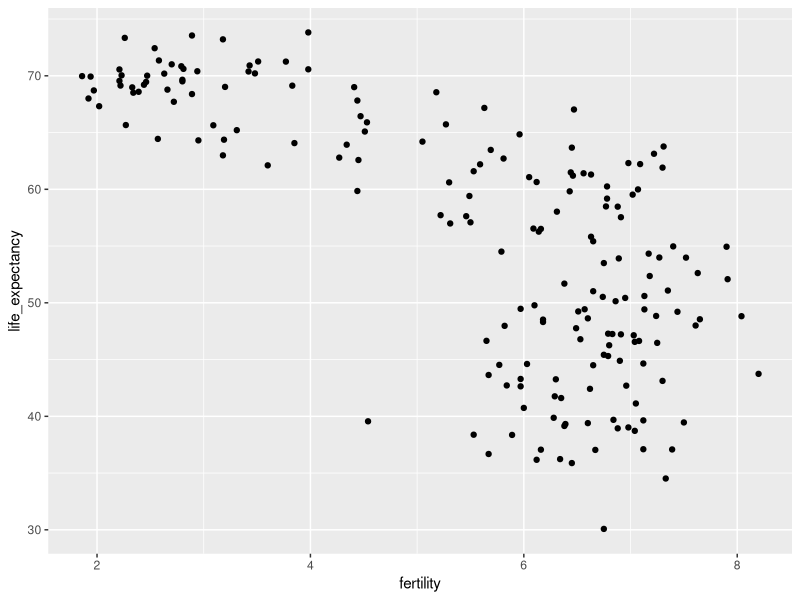
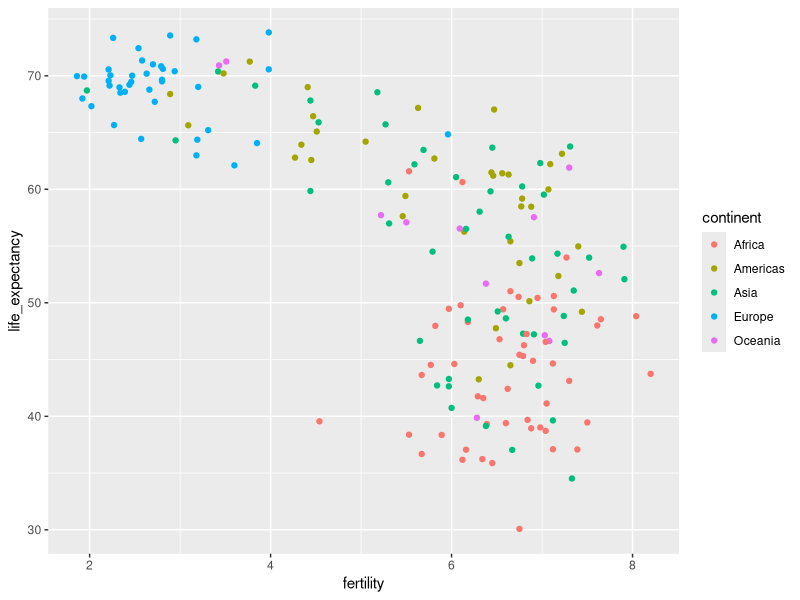
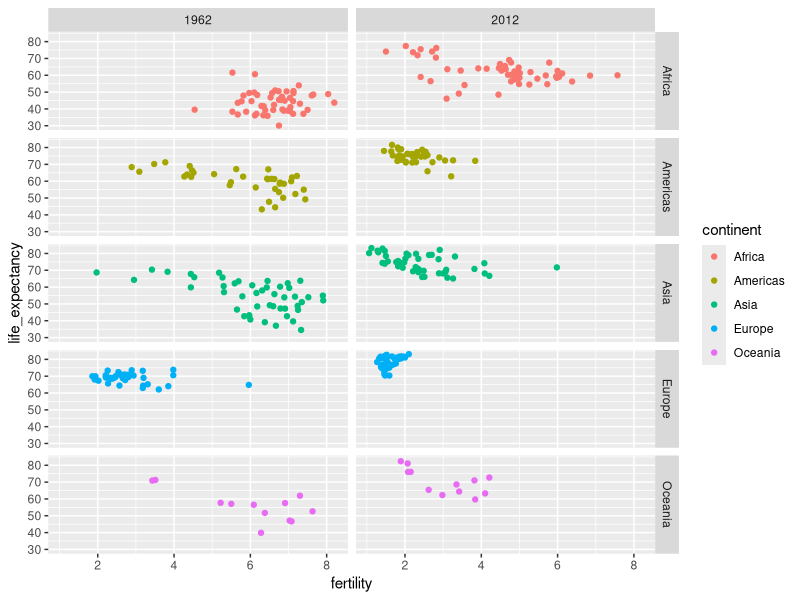
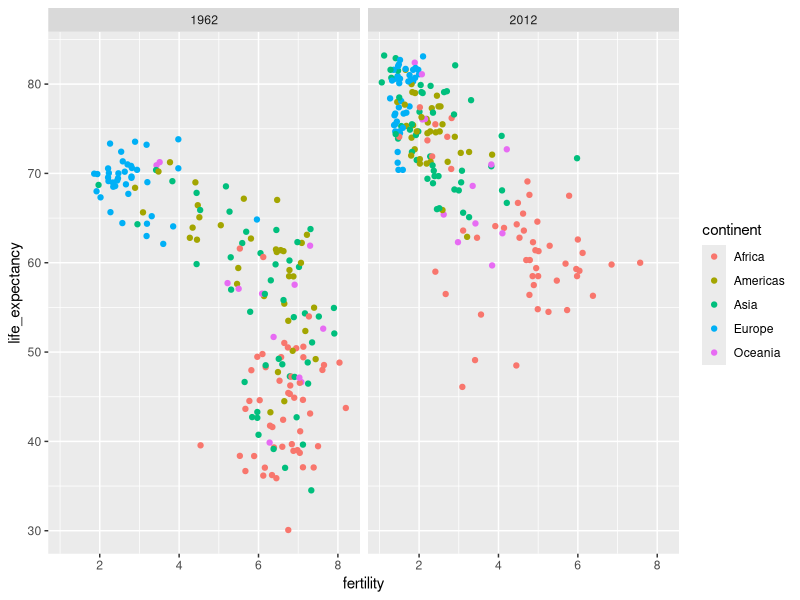
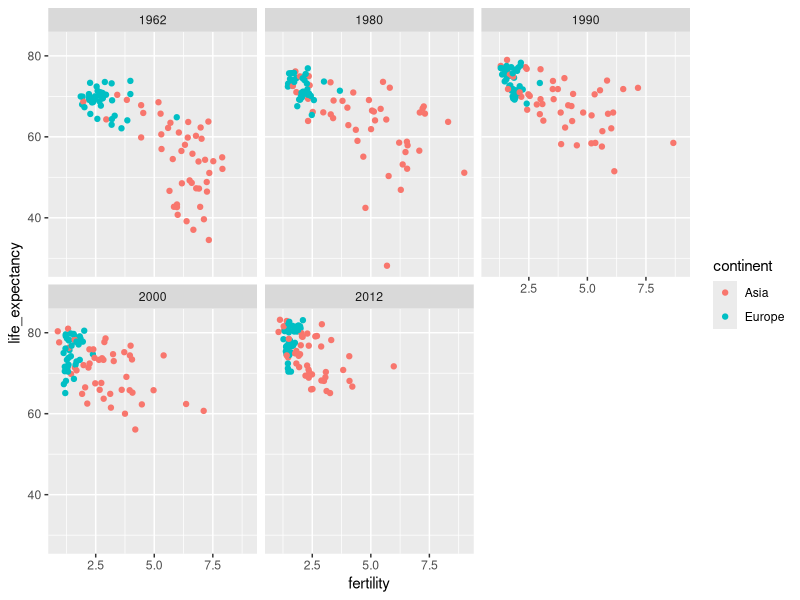
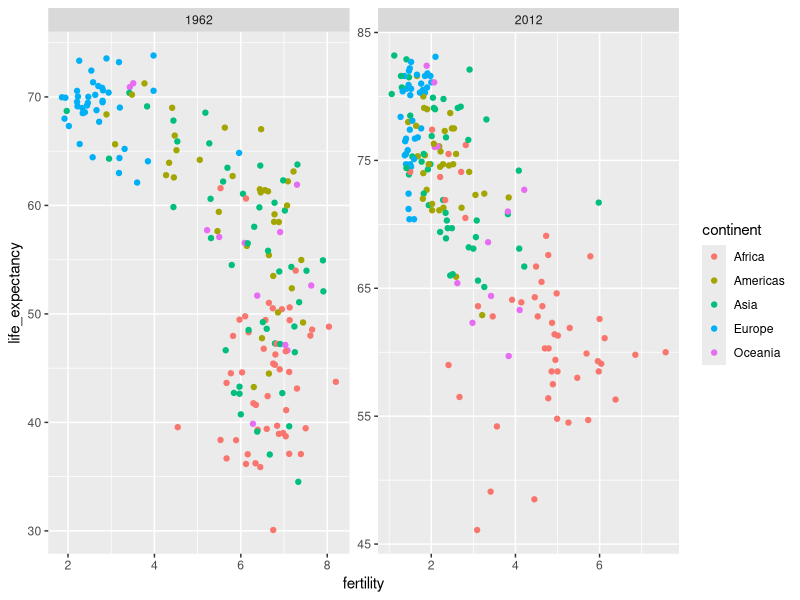
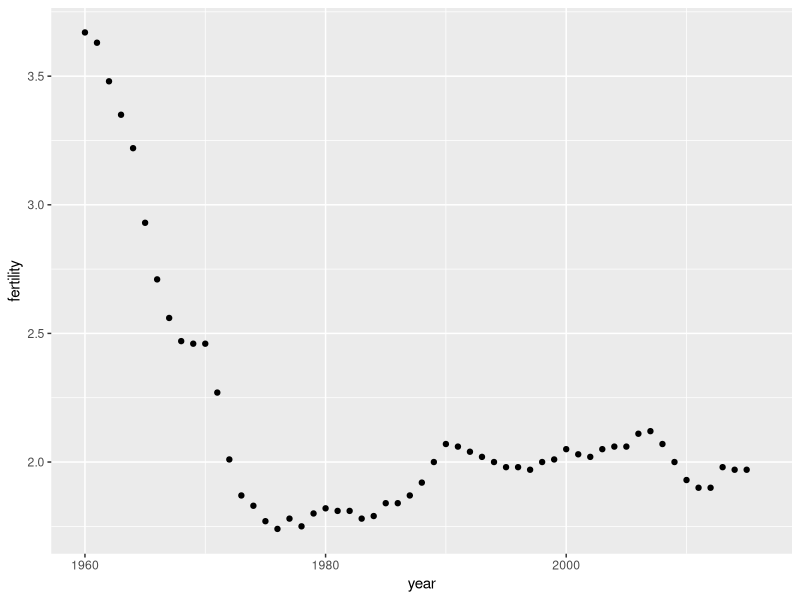
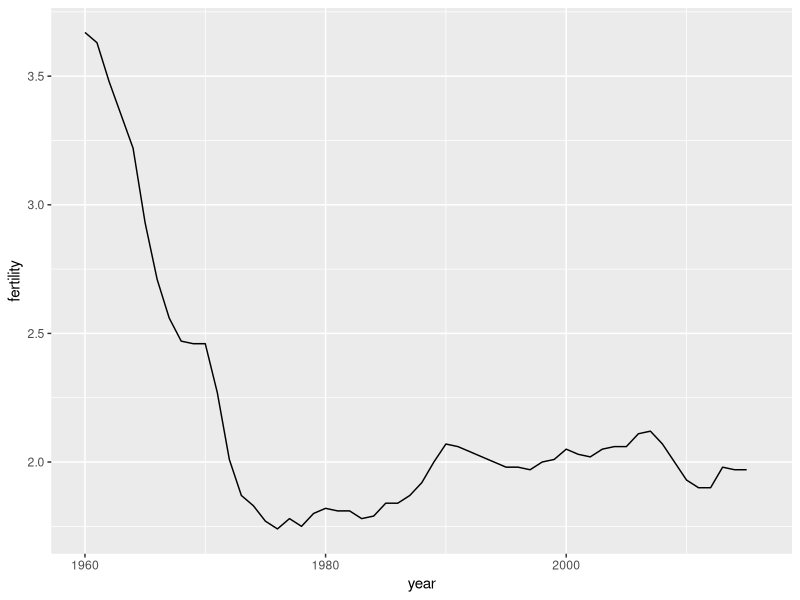

The R source for these figures, in order:
## ---- chunk 1
library(tidyverse)
library(dslabs)
data(gapminder)
gapminder %>% as_tibble()
#> # A tibble: 10,545 x 9
#>   country     year infant_mortality life_expectancy fertility population
#>   <fct>      <int>            <dbl>           <dbl>     <dbl>      <dbl>
#> 1 Albania     1960            115.             62.9      6.19    1636054
#> 2 Algeria     1960            148.             47.5      7.65   11124892
#> 3 Angola      1960            208              36.0      7.32    5270844
#> 4 Antigua a…  1960             NA              63.0      4.43      54681
#> 5 Argentina   1960             59.9            65.4      3.11   20619075
#> # … with 10,540 more rows, and 3 more variables: gdp <dbl>,
#> #   continent <fct>, region <fct>
## ---- chunk 2
gapminder %>% 
  filter(year == 2015 & country %in% c("Sri Lanka","Turkey")) %>% 
  select(country, infant_mortality)
#>     country infant_mortality
#> 1 Sri Lanka              8.4
#> 2    Turkey             11.6
## ---- chunk 3
#> New names:
#> * country -> country...1
#> * infant_mortality -> infant_mortality...2
#> * country -> country...3
#> * infant_mortality -> infant_mortality...4
## ---- chunk 4
filter(gapminder, year == 1962) %>%
  ggplot(aes(fertility, life_expectancy)) +
  geom_point()
## ---- chunk 5
filter(gapminder, year == 1962) %>%
  ggplot( aes(fertility, life_expectancy, color = continent)) +
  geom_point() 
## ---- chunk 6
filter(gapminder, year%in%c(1962, 2012)) %>%
  ggplot(aes(fertility, life_expectancy, col = continent)) +
  geom_point() +
  facet_grid(continent~year)
## ---- chunk 7
filter(gapminder, year%in%c(1962, 2012)) %>%
  ggplot(aes(fertility, life_expectancy, col = continent)) +
  geom_point() +
  facet_grid(. ~ year)
## ---- chunk 8
years <- c(1962, 1980, 1990, 2000, 2012)
continents <- c("Europe", "Asia")
gapminder %>% 
  filter(year %in% years & continent %in% continents) %>%
  ggplot( aes(fertility, life_expectancy, col = continent)) +
  geom_point() +
  facet_wrap(~year) 
## ---- chunk 9
filter(gapminder, year%in%c(1962, 2012)) %>%
  ggplot(aes(fertility, life_expectancy, col = continent)) +
  geom_point() +
  facet_wrap(. ~ year, scales = "free")
## ---- chunk 10
gapminder %>% 
  filter(country == "United States") %>% 
  ggplot(aes(year, fertility)) +
  geom_point()
## ---- chunk 11
gapminder %>% 
  filter(country == "United States") %>% 
  ggplot(aes(year, fertility)) +
  geom_line()
## ---- chunk 12
countries <- c("South Korea","Germany")

gapminder %>% filter(country %in% countries) %>% 
  ggplot(aes(year,fertility)) +
  geom_line()
## ---- chunk 13
countries <- c("South Korea","Germany")

gapminder %>% filter(country %in% countries & !is.na(fertility)) %>% 
  ggplot(aes(year, fertility, group = country)) +
  geom_line()
## ---- chunk 14
labels <- data.frame(country = countries, x = c(1975,1965), y = c(60,72))

gapminder %>% 
  filter(country %in% countries) %>% 
  ggplot(aes(year, life_expectancy, col = country)) +
  geom_line() +
  geom_text(data = labels, aes(x, y, label = country), size = 5) +
  theme(legend.position = "none")
## ---- chunk 15
gapminder <- gapminder %>%  mutate(dollars_per_day = gdp/population/365)

## ---- chunk 16
past_year <- 1970
gapminder %>% 
  filter(year == past_year & !is.na(gdp)) %>%
  ggplot(aes(dollars_per_day)) + 
  geom_histogram(binwidth = 1, color = "black")
## ---- chunk 17
gapminder %>% 
  filter(year == past_year & !is.na(gdp)) %>%
  ggplot(aes(log2(dollars_per_day))) + 
  geom_histogram(binwidth = 1, color = "black")
## ---- chunk 18
filter(gapminder, year == past_year) %>%
  summarize(min = min(population), max = max(population))
#>     min      max
#> 1 46075 8.09e+08
## ---- chunk 19
gapminder %>% 
  filter(year == past_year) %>%
  ggplot(aes(log10(population))) +
  geom_histogram(binwidth = 0.5, color = "black")
## ---- chunk 20
gapminder %>% 
  filter(year == past_year & !is.na(gdp)) %>%
  ggplot(aes(dollars_per_day)) + 
  geom_histogram(binwidth = 1, color = "black") +
  scale_x_continuous(trans = "log2")
## ---- chunk 21
gapminder %>% 
  filter(year == past_year & !is.na(gdp)) %>%
  mutate(region = reorder(region, dollars_per_day, FUN = median)) %>%
  ggplot(aes(dollars_per_day, region)) +
  geom_point() +
  scale_x_continuous(trans = "log2")
## ---- chunk 22
gapminder <- gapminder %>% 
  mutate(group = case_when(
    region %in% c("Western Europe", "Northern Europe","Southern Europe", 
                    "Northern America", 
                  "Australia and New Zealand") ~ "West",
    region %in% c("Eastern Asia", "South-Eastern Asia") ~ "East Asia",
    region %in% c("Caribbean", "Central America", 
                  "South America") ~ "Latin America",
    continent == "Africa" & 
      region != "Northern Africa" ~ "Sub-Saharan",
    TRUE ~ "Others"))
## ---- chunk 23
gapminder <- gapminder %>% 
  mutate(group = factor(group, levels = c("Others", "Latin America", 
                                          "East Asia", "Sub-Saharan",
                                          "West")))
## ---- chunk 24
p <- gapminder %>% 
  filter(year == past_year & !is.na(gdp)) %>%
  ggplot(aes(group, dollars_per_day)) +
  geom_boxplot() +
  scale_y_continuous(trans = "log2") +
  xlab("") +
  theme(axis.text.x = element_text(angle = 90, hjust = 1)) 
p
## ---- chunk 25
p + geom_point(alpha = 0.5)
## ---- chunk 26
library(ggridges)
p <- gapminder %>% 
  filter(year == past_year & !is.na(dollars_per_day)) %>%
  ggplot(aes(dollars_per_day, group)) + 
  scale_x_continuous(trans = "log2") 
p  + geom_density_ridges() 
## ---- chunk 27
p + geom_density_ridges(jittered_points = TRUE)
## ---- chunk 28
p + geom_density_ridges(jittered_points = TRUE, 
                        position = position_points_jitter(height = 0),
                        point_shape = '|', point_size = 3, 
                        point_alpha = 1, alpha = 0.7)
## ---- chunk 29
past_year <- 1970
present_year <- 2010
years <- c(past_year, present_year)
gapminder %>% 
  filter(year %in% years & !is.na(gdp)) %>%
  mutate(west = ifelse(group == "West", "West", "Developing")) %>%
  ggplot(aes(dollars_per_day)) +
  geom_histogram(binwidth = 1, color = "black") +
  scale_x_continuous(trans = "log2") + 
  facet_grid(year ~ west)
## ---- chunk 30
country_list_1 <- gapminder %>% 
  filter(year == past_year & !is.na(dollars_per_day)) %>% 
  pull(country)

country_list_2 <- gapminder %>% 
  filter(year == present_year & !is.na(dollars_per_day)) %>% 
  pull(country)
      
country_list <- intersect(country_list_1, country_list_2)
## ---- chunk 31
gapminder %>% 
  filter(year %in% years & country %in% country_list) %>%
  ggplot(aes(group, dollars_per_day)) +
  geom_boxplot() +
  theme(axis.text.x = element_text(angle = 90, hjust = 1)) +
  scale_y_continuous(trans = "log2") +
  xlab("") +
  facet_grid(. ~ year)
## ---- chunk 32
gapminder %>% 
  filter(year %in% years & country %in% country_list) %>%
  mutate(year = factor(year)) %>%
  ggplot(aes(group, dollars_per_day, fill = year)) +
  geom_boxplot() +
  theme(axis.text.x = element_text(angle = 90, hjust = 1)) +
  scale_y_continuous(trans = "log2") +
  xlab("") 
## ---- chunk 33
gapminder %>% 
  filter(year %in% years & country %in% country_list) %>%
  ggplot(aes(dollars_per_day)) +
  geom_density(fill = "grey") + 
  scale_x_continuous(trans = "log2") + 
  facet_grid(. ~ year)
## ---- chunk 34
gapminder %>% 
  filter(year %in% years & country %in% country_list) %>%
  mutate(group = ifelse(group == "West", "West", "Developing")) %>%
  ggplot(aes(dollars_per_day, fill = group)) +
  scale_x_continuous(trans = "log2") +
  geom_density(alpha = 0.2) + 
  facet_grid(year ~ .)
## ---- chunk 35
aes(x = dollars_per_day, y = ..count..)
## ---- chunk 36
p <- gapminder %>% 
  filter(year %in% years & country %in% country_list) %>%
  mutate(group = ifelse(group == "West", "West", "Developing")) %>%
  ggplot(aes(dollars_per_day, y = ..count.., fill = group)) +
  scale_x_continuous(trans = "log2", limit = c(0.125, 300))

p + geom_density(alpha = 0.2) + 
  facet_grid(year ~ .)
## ---- chunk 37
p + geom_density(alpha = 0.2, bw = 0.75) + facet_grid(year ~ .)
## ---- chunk 38
gapminder %>% 
  filter(year %in% years & !is.na(dollars_per_day)) %>%
  ggplot(aes(dollars_per_day, group)) + 
  scale_x_continuous(trans = "log2") + 
  geom_density_ridges(adjust = 1.5) +
  facet_grid(. ~ year)
## ---- chunk 39
gapminder %>% 
    filter(year %in% years & country %in% country_list) %>%
  group_by(year) %>%
  mutate(weight = population/sum(population)*2) %>%
  ungroup() %>%
  ggplot(aes(dollars_per_day, fill = group)) +
  scale_x_continuous(trans = "log2", limit = c(0.125, 300)) + 
  geom_density(alpha = 0.2, bw = 0.75, position = "stack") + 
  facet_grid(year ~ .) 
